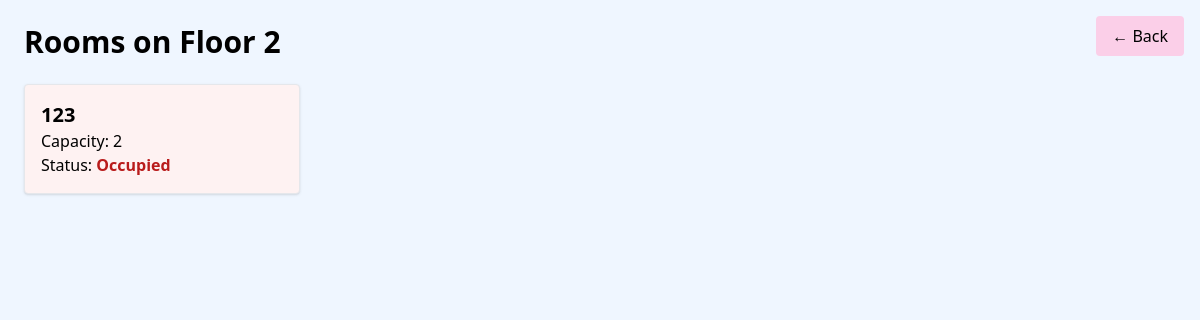
The app's page /floor/2/, older data.
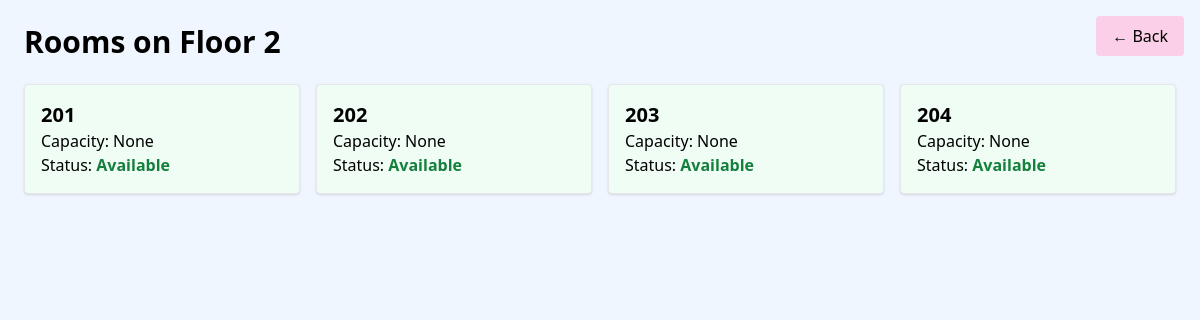
The same page, newer data.
### room/models.py (models this page shows, shortened)
class Room(models.Model):
    room_id = models.AutoField(primary_key=True)
    room_name = models.CharField(max_length=50, null=False)
    cap = models.IntegerField(null=True, blank=True)
    floor = models.IntegerField()
    status = models.BooleanField(default=False)

### room/views.py (the view)
# urls.py: path('floor/<int:floor>/', views.floor_rooms, name='floor_rooms'),
def floor_rooms(request, floor):
    rooms = Room.objects.filter(floor=floor)
    context = {
        'floor': floor,
        'rooms': rooms
    }
    return render(request, 'room/floor_rooms.html', context)

### room/templates/room/floor_rooms.html (shortened to what this page needs)
<!DOCTYPE html>
<html lang="en">
<head>
  <script src="https://cdn.tailwindcss.com"></script>
</head>
<body class="bg-blue-50 p-6">
  <a href="{% url 'home' %}" class="fixed top-4 right-4 bg-pink-200 px-4 py-2 rounded hover:bg-pink-300 z-50">← Back</a>
  <h1 class="text-3xl font-bold mb-6">Rooms on Floor {{ floor }}</h1>
  {% if rooms %}
  <div class="grid grid-cols-1 sm:grid-cols-2 md:grid-cols-3 lg:grid-cols-4 gap-4">
    {% for room in rooms %}
      {% if room.status %}
        <a href="{% url 'booking_page' room.room_id %}"
           class="block border p-4 rounded shadow bg-green-50 hover:bg-green-100 hover:scale-105 hover:shadow-lg transition-all duration-300 transform">
          <h2 class="text-xl font-bold">{{ room.room_name }}</h2>
          <p>Capacity: {{ room.cap }}</p>
          <p>Status: <span class="font-semibold text-green-700">Available</span></p>
        </a>
      {% else %}
        <div class="block border p-4 rounded shadow bg-red-50 cursor-not-allowed">
          <h2 class="text-xl font-bold">{{ room.room_name }}</h2>
          <p>Capacity: {{ room.cap }}</p>
          <p>Status: <span class="font-semibold text-red-700">Occupied</span></p>
        </div>
      {% endif %}
    {% endfor %}
  </div>
  {% else %}
    <p>No rooms available on this floor.</p>
  {% endif %}
</body>
</html>

Row changes from the older to the newer data that the page shows:
removed Room: room_name "123", cap "2"
added Room: room_name "201", cap "None"
added Room: room_name "202", cap "None"
added Room: room_name "203", cap "None"
added Room: room_name "204", cap "None"
